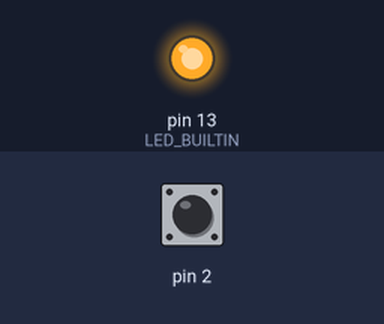
A sketch run on a simulated Arduino Uno, built for the host (arithmetic inside an expression is 32-bit, double 64-bit). Parts: output pins drawn as LEDs (lit = HIGH). The inputs (shaded band) are chosen by the test bench; at power-on: pin 2 HIGH.

Above: at 1.2 s.
1.3 s: pin 2 pulled LOW for 0.15 s
At 1.45 s:
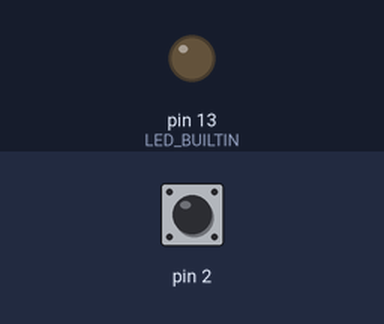
Timing chart, 0 to 4.3 s (numbered marks = the images above; inputs shaded):
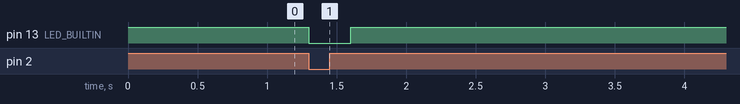

The sketch:

attachInterrupt.ino
```cpp
// (licence header left out)
// the pin where the input button is attached. Change, if needed
#define BUTTON	PA2

// volatile is important, because this variable is modified in IRQ routine
volatile uint8_t flag = 0;


/*
 * IRQ routine
 *
 * Triggered on every falling edge. It sets a flag that can be detected by
 * the main loop.
 *
 * no debouncing is done here. Expect multiple trigger for every button press.
 */
void on_button_pressed(void)
{
	flag = 1;
}


void setup()
{
	pinMode(LED_BUILTIN, OUTPUT);
	digitalWrite(LED_BUILTIN, 1);	// turn off the LED

	pinMode(BUTTON, INPUT_PULLUP);

	attachInterrupt(digitalPinToInterrupt(BUTTON), on_button_pressed, FALLING);
}


void loop()
{
	if (flag) {
		digitalWrite(LED_BUILTIN, 0);
		delay(300);
		digitalWrite(LED_BUILTIN, 1);
		flag = 0;
	}
}
```

Measured:
- after the input at 1.3 s, pin 13 (LED_BUILTIN): HIGH → LOW at once, → HIGH 0.30 s later
